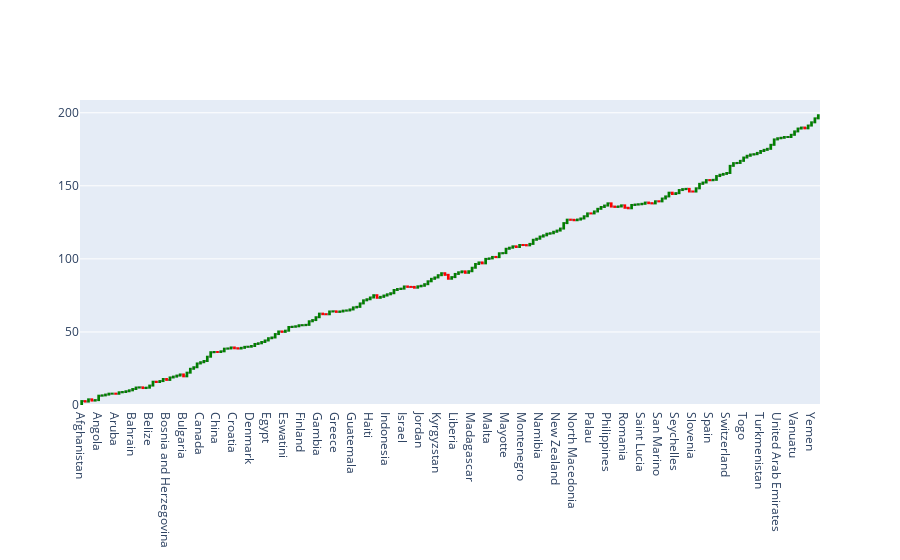

Notebook source saved alongside this figure:
### Markdown cell above
# The Growth Rate of all Countries

### Code cell
fig4 = go.Figure(go.Waterfall(
    name='2023_Growth_Rate',
    orientation='v',
    x=population['Country'],
   y=population['2023_Growth_Rate'],
    increasing={'marker': {'color': 'green'}},
    decreasing={'marker': {'color': 'red'}},
))
fig4.show()

### Figure 1 — Plotly figure (JSON) as saved in the notebook; plotly's stock layout.template omitted (floating-point values rounded to 4 significant figures; data arrays with more than 128 entries replaced by an {"elided": "..."} marker saying what was removed)
{"data": [{"decreasing": {"marker": {"color": "red"}}, "increasing": {"marker": {"color": "green"}}, "name": "2023_Growth_Rate", "orientation": "v", "type": "waterfall", "x": {"elided": "218 str values"}, "y": {"elided": "218 float values"}}], "layout": {"autosize": true, "xaxis": {"autorange": true, "range": [-0.5, 217.5], "type": "category"}, "yaxis": {"autorange": true, "range": [0, 208.7], "type": "linear"}}}
